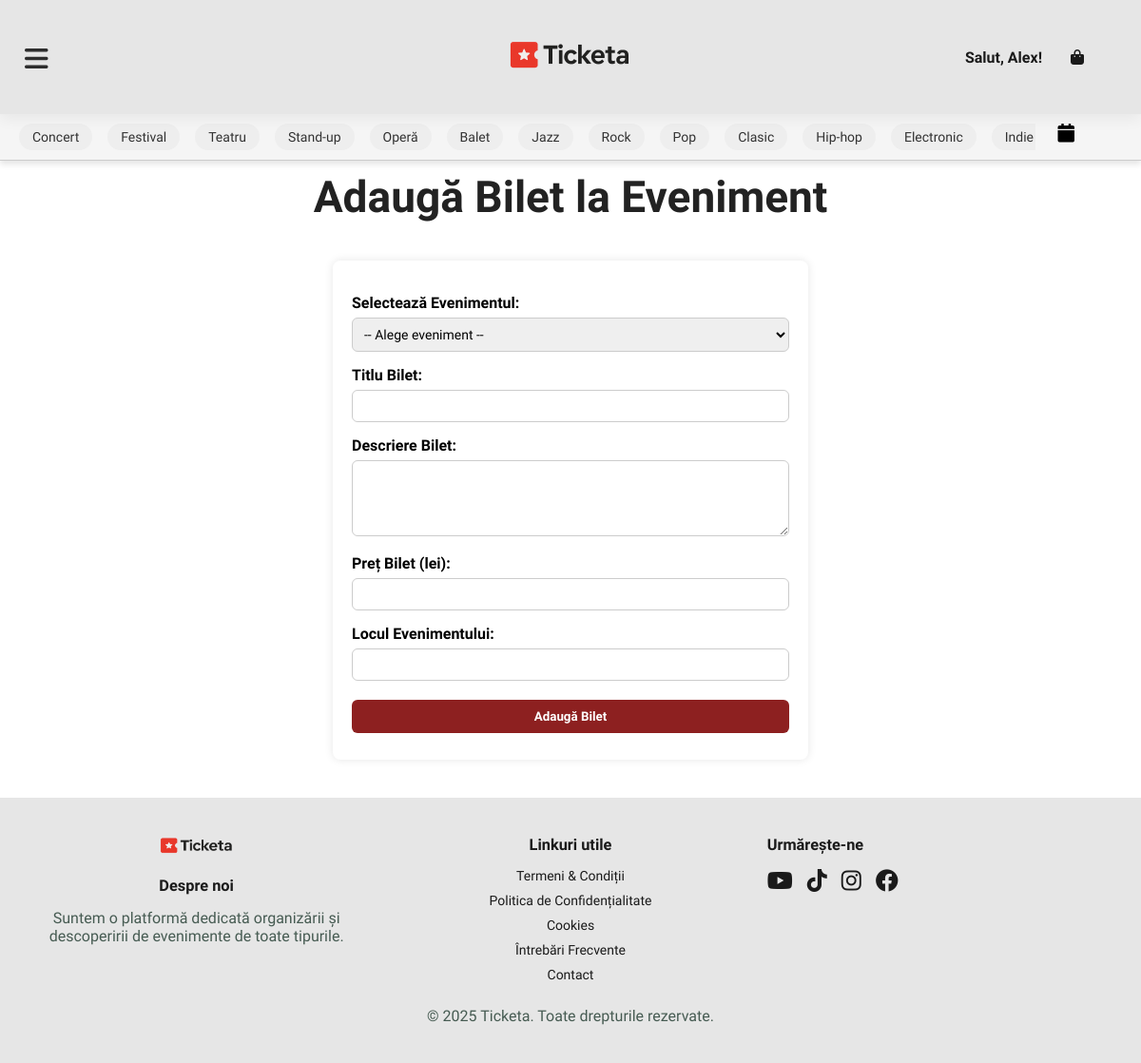
The page /add_tickets.php (signed in) on the database its author committed.
### tables this page shows
CREATE TABLE `categories` (
  `id_cat` int(11) NOT NULL,
  `denumire` varchar(255) NOT NULL
);

### add_tickets.php (the view, shortened to what this page needs)
<?php
require_once 'includes/dbh.inc.php';
?>
<!DOCTYPE html>
<html lang="en">
<head>
    <link rel="stylesheet" href="https://use.fontawesome.com/releases/v6.4.0/css/all.css" />
    <link rel="stylesheet" href="style.css">
    <link rel="stylesheet" href="https://cdn.jsdelivr.net/npm/flatpickr/dist/flatpickr.min.css">
</head>
<body>
    <section id="header">
        <button id="menu-toggle" aria-label="Toggle menu" aria-expanded="false" aria-controls="navbar-left">
            <i class="fa-solid fa-bars"></i>
        </button>
        <div id="logo">
            <a href="index.php">
                <img src="IMG/logo.png" alt="Logo" width="150" height="150">
            </a>
        </div>
        <div class="header-right">
            <ul id="navbar-right">
                <?php if (isset($_SESSION["user_fname"])): ?>
                    <li class="greeting" style="padding: 10px; color: #1a1a1a;">
                    <a href="profile.php" style="color: #1a1a1a; text-decoration: none;">
                    Salut,
                        <?= htmlspecialchars($_SESSION["user_fname"]) ?>!
                    </li>
                <?php endif; ?>
                <li><a href="cart.php"><i class="fas fa-shopping-bag"></i></a></li>
            </ul>
        </div>
    </section>
    <section id="subheader">
        <div class="category-wrapper">
            <div class="category-scroll">
                <div class="category-scroll">
                <?php
                    try {
                        $stmt = $pdo->query("SELECT * FROM categories ORDER BY id_cat ASC");
                        $categories = $stmt->fetchAll(PDO::FETCH_ASSOC);
                    } catch (PDOException $e) {
                        echo "Eroare la preluarea categoriilor: " . $e->getMessage();
                    }
                    if ($categories) {
                        foreach ($categories as $categoryItem) {
                            $denumire = htmlspecialchars($categoryItem['denumire']);
                            $urlCategory = urlencode($denumire);
                            echo '<a href="discover_events.php?category=' . $urlCategory . '" class="category-link">' . $denumire . '</a>';
                        }
                    } else {
                        echo '<p>Nu există categorii disponibile.</p>';
                    }
                ?>
                </div>
                <div id="calendar-container" style="position: relative; display: inline-block;">
                    <i id="calendar-icon" class="fa fa-calendar" style="cursor: pointer; font-size: 20px; margin-left: 8px;"></i>
                </div>
            </div>
        </div>
    </section>
    <section style="margin-top: 180px;">
        <h2 style="text-align:center; margin-top:30px;">Adaugă Bilet la Eveniment</h2>
        <form action="add_tickets.php" method="POST">
            <label for="id_event">Selectează Evenimentul:</label>
            <select name="id_event" id="id_event" required>
                <option value="">-- Alege eveniment --</option>
            </select>
            <label for="ticket_title">Titlu Bilet:</label>
            <input type="text" name="ticket_title" id="ticket_title" required value="<?= htmlspecialchars($_POST['ticket_title'] ?? '') ?>" />
            <label for="ticket_desc">Descriere Bilet:</label>
            <textarea name="ticket_desc" id="ticket_desc" required><?= htmlspecialchars($_POST['ticket_desc'] ?? '') ?></textarea>
            <label for="ticket_price">Preț Bilet (lei):</label>
            <input type="number" name="ticket_price" id="ticket_price" min="0" step="0.01" required value="<?= htmlspecialchars($_POST['ticket_price'] ?? '') ?>" />
            <label for="loc_eveniment">Locul Evenimentului:</label>
            <input type="text" name="loc_eveniment" id="loc_eveniment" required value="<?= htmlspecialchars($_POST['loc_eveniment'] ?? '') ?>" />
            <button type="submit">Adaugă Bilet</button>
        </form>
    </section>
    <footer class="footer">
        <div class="footer-container">
            <div class="footer-column">
                <center>
                    <img src="IMG/logo2.png" width="90" height="20" style="margin-bottom: 20px;">
                    <h3 style="text-align: center;">Despre noi</h3>
                    <p>Suntem o platformă dedicată organizării și descoperirii de evenimente de toate tipurile.</p>
                </center>
            </div>
            <div class="footer-column">
                <center>
                    <h3>Linkuri utile</h3>
                    <ul class="footer-policy">
                        <li><a href="#">Termeni & Condiții</a></li>
                        <li><a href="#">Politica de Confidențialitate</a></li>
                        <li><a href="#">Cookies</a></li>
                        <li><a href="#">Întrebări Frecvente</a></li>
                        <li><a href="#">Contact</a></li>
                    </ul>
                </center>
            </div>
            <div class="footer-column">
                <h3>Urmărește-ne</h3>
                <ul class="social-icons">
                    <li><a href="https://www.youtube.com/" target="_blank">
                            <i class="fa-brands fa-youtube"></i></a></li>
                    <li><a href="https://www.tiktok.com/" target="_blank">
                            <i class="fa-brands fa-tiktok"></i></a></li>
                    <li><a href="https://www.instagram.com/" target="_blank">
                            <i class="fa-brands fa-instagram"></i></a></li>
                    <li><a href="https://www.facebook.com/" target="_blank">
                            <i class="fa-brands fa-facebook"></i></a></li>
                </ul>
            </div>
        </div>
        <div class="footer-bottom">
            <p>&copy; 2025 Ticketa. Toate drepturile rezervate.</p>
        </div>
    </footer>
</body>
</html>

### style.css (style rules this page uses)
* { margin: 0; padding: 0; box-sizing: border-box; font-family: 'Spartan', sans-serif; }
h2 { font-size: 46px; line-height: 54px; color: #222; }
p { font-size: 16px; color: #465b52; margin: 15px 0 20px 0; }
body { width: 100%; }
#header { display: flex; align-items: center; justify-content: space-between; padding: 20px 40px; background-color: #e6e6e6; box-shadow: 0 5px 15px rgba(0, 0, 0, 0.06); height: 120px; flex-wrap: wrap; gap: 15px; position: fixed; top: 0; left: 0; right: 0; z-index: 1000; }
.header-left, .header-right { display: flex; align-items: center; }
#navbar-left, #navbar-right { display: flex; align-items: center; justify-content: center; }
#navbar-left li, #navbar-right li { list-style-type: none; padding: 0 20px; position: relative; }
#navbar-left li a, #navbar-right li a { text-decoration: none; font-size: 16px; font-weight: 600; color: #1a1a1a; transition: 0.3s ease; }
#logo { position: absolute; left: 50%; top: 50%; transform: translate(-50%, -50%); }
#subheader { width: 100%; background-color: #f5f5f5; padding: 10px 20px; border-bottom: 1px solid #ccc; position: fixed; top: 120px; left: 0; right: 0; z-index: 999; box-shadow: 0 4px 6px rgba(0, 0, 0, 0.1); }
.category-wrapper { display: flex; align-items: center; position: relative; overflow: hidden; }
.category-scroll { display: flex; gap: 16px; flex-wrap: nowrap; overflow-x: auto; scrollbar-width: none; -ms-overflow-style: none; flex-grow: 1; max-width: calc(100% - 40px); }
.category-scroll a { white-space: nowrap; text-decoration: none; color: #333; padding: 6px 14px; border-radius: 20px; background-color: #eee; font-size: 14px; transition: 0.3s ease; }
.category-wrapper { display: flex; align-items: center; position: relative; overflow: hidden; padding-right: 10px; }
.category-scroll { display: flex; gap: 16px; overflow-x: hidden; flex-grow: 1; }
.category-scroll a { white-space: nowrap; text-decoration: none; color: #333; padding: 6px 14px; border-radius: 20px; background-color: #eee; font-size: 14px; transition: 0.3s ease; flex-shrink: 0; }
* { box-sizing: border-box; }
button { background-color: #04AA6D; color: white; padding: 14px 20px; margin: 8px 0; border: none; cursor: pointer; width: 100%; opacity: 0.9; }
@media screen and (min-width: 1025px) { #menu-toggle { display: none; } }
@media screen and (max-width: 1800px) { #menu-toggle { display: block !important; background: none; border: 20px; font-size: 28px; cursor: pointer; color: #1a1a1a !important; position: fixed; z-index: 2100; top: 20px; left: 20px; padding: 6px; width: auto; height: auto; } }
#menu-toggle { display: none; background: none; border: none; font-size: 28px; cursor: pointer; color: #810808; }
.footer { background-color: #e6e6e6; color: #1a1a1a; padding: 40px 20px 20px 20px; font-size: 14px; }
.footer-container { display: flex; justify-content: space-between; flex-wrap: wrap; gap: 20px; max-width: 1200px; margin: auto; }
.footer-column { flex: 1 1 250px; }
.footer-column h3 { margin-bottom: 15px; color: #1a1a1a; }
.footer-column p, .footer-column ul { margin: 0; padding: 0; list-style: none; }
.footer-column a { color: #1a1a1a; text-decoration: none; }
.footer-bottom { text-align: center; border-top: 1px solid #e6e6e6; font-size: 13px; color: #1a1a1a; }
.footer-policy { margin-top: 20px; margin-bottom: 20px; }
.footer-policy li { margin: 10px 0; }
.social-icons { display: flex; gap: 15px; list-style: none; padding: 0; margin: 15px 0; }
.social-icons a { color: #1a1a1a; font-size: 24px; transition: color 0.3s ease; text-decoration: none; }

### add_tickets.php (style rules this page uses)
li::marker { content: none !important; }
form { max-width: 500px; margin: 40px auto; padding: 20px; background: #fff; border-radius: 8px; box-shadow: 0 0 10px rgba(0,0,0,0.1); }
label { display: block; margin-top: 15px; font-weight: 600; }
input[type=text], input[type=number], textarea, select { width: 100%; padding: 8px; margin-top: 6px; border: 1px solid #ccc; border-radius: 6px; box-sizing: border-box; font-size: 14px; }
textarea { resize: vertical; min-height: 80px; }
button { margin-top: 20px; background-color: #810808; color: #fff; border: none; padding: 10px 18px; border-radius: 6px; font-weight: 600; cursor: pointer; transition: background-color 0.3s ease; }

### rows shown on the page
categories: denumire "Concert"
categories: denumire "Festival"
categories: denumire "Teatru"
categories: denumire "Stand-up"
categories: denumire "Operă"
categories: denumire "Balet"
categories: denumire "Jazz"
categories: denumire "Rock"
categories: denumire "Pop"
categories: denumire "Clasic"
categories: denumire "Hip-hop"
categories: denumire "Electronic"
categories: denumire "Indie"

### other values the page prints
$_SESSION["user_fname"] "Alex"
